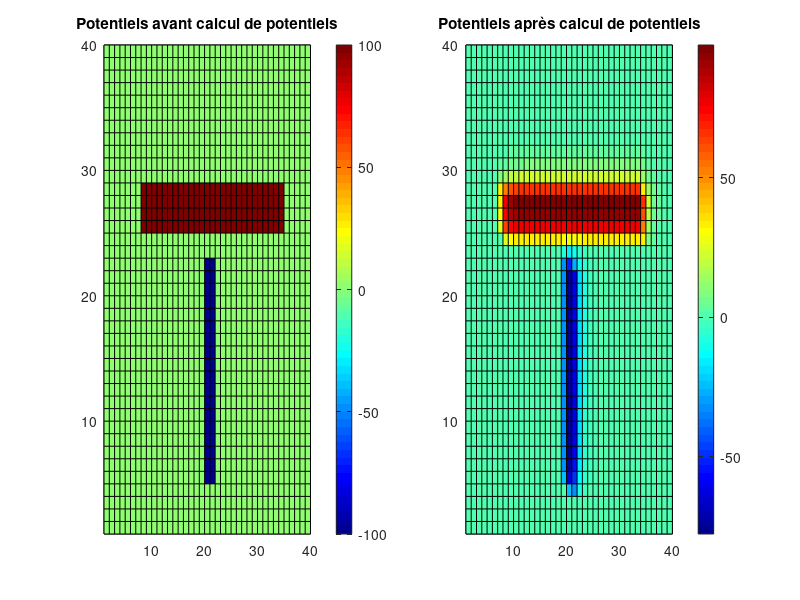

This figure's MATLAB source:
% Resolution equation de Laplace
%
clear
close all
clc

%% Dimensions / maillage
dx=1; % cm
dy=1; % cm
Nx = 40;
Ny = 40;

%% Potentiels / sources
v0 = 0; % condition aux limites (en V)
v1 = 100; % conducteur 1
v2 = -100; % conducteur 2

% Initialisation la matrice de calcul
V = zeros(Nx,Ny); % mettre toute la matrice a zero

%% Conditions aux limites
% for j=1:Ny
%   V(1,j) = v0;
% end
V(1,:) = v0;    % Première colone à zéro
V(Nx,:) = v0;   % Dernière colone à zéro
V(:,1) = v0;    % Première ligne à zéro
V(:,Ny) = v0;   % Dernière ligne à zéro

%% Sources
V(25:28, 8:34) = v1; % Conducteur 1
V(5:22, 20:21) = v2; % Conducteur 2
figure(1)
subplot(1, 2, 1);
pcolor(V)
title("Potentiels avant calcul de potentiels")

% Changer la palette de couleurs
colormap(jet)  % Palette allant du bleu au rouge
colorbar;  % Ajouter une barre de couleur

%% Equation de calcul
%i=1;j=1;
for ii=2:Nx-1 % Nous n'effectuons pas de traitement pour les valeurs limites
    for jj=2:Ny-1
        V(ii,jj)=0.25*( V(ii+1,jj) ...
            + V(ii-1,jj) ...
            + V(ii,jj+1) ...
            + V(ii,jj-1) );
    end
end

%% Figure
subplot(1, 2, 2);
pcolor(V)
title("Potentiels après calcul de potentiels")

% Changer la palette de couleurs
colormap(jet)  % Palette allant du bleu au rouge
colorbar;  % Ajouter une barre de couleur

% On observe un décalage dans la coloration à cause de l'ordre de calcul
% imposé par la boucle for.
